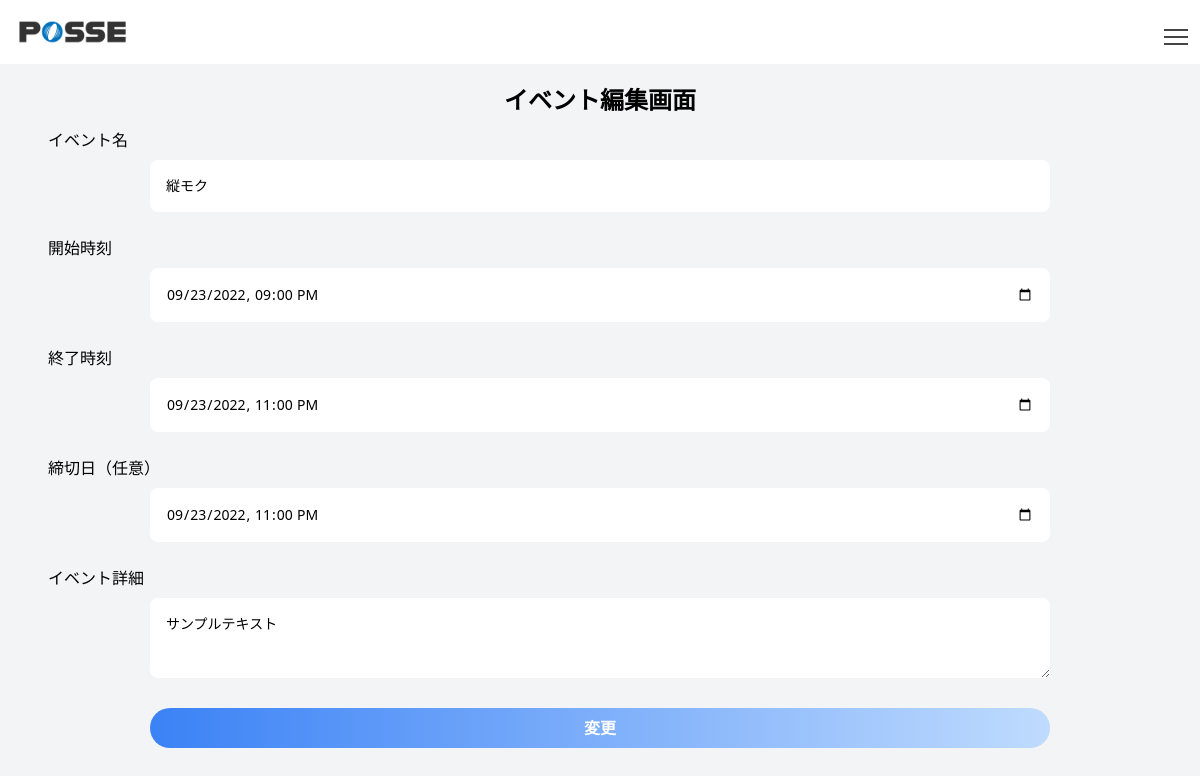
Page /editEvent.php?id=3 on the committed database.
### tables this page shows
CREATE TABLE events (
  id INT AUTO_INCREMENT NOT NULL PRIMARY KEY,
  name VARCHAR(10) NOT NULL,
  start_at DATETIME NOT NULL,
  end_at DATETIME NOT NULL,
  deadline DATETIME NOT NULL,
  detail VARCHAR(255),
  created_at DATETIME DEFAULT CURRENT_TIMESTAMP,
  updated_at DATETIME DEFAULT CURRENT_TIMESTAMP ON UPDATE CURRENT_TIMESTAMP,
  deleted_at DATETIME
);

### src/editEvent.php (the view, shortened to what this page needs)
<?php
require("./dbconnect.php");
if(!empty($_GET['id'])){
$id = $_GET['id'];
$stmt = $db->query("SELECT * FROM events WHERE id = $id");
$event = $stmt -> fetch();
}
?>
<?php include('header.php') ?>
<link rel="stylesheet" href="https://cdn.jsdelivr.net/npm/flatpickr/dist/flatpickr.min.css">
<main class="bg-gray-100 flex justify-center h-screen w-screen">
  <div class="w-full text-center h-full">
    <h1 class="text-2xl font-bold mt-5">イベント編集画面</h1>
    <form action="/editEvent.php" method="post">
    <p class="mt-3 text-left ml-12 mb-2">イベント名</p>
      <input type="text" placeholder="イベント" class="w-3/4 h-15 p-4 text-sm mb-3 rounded-lg" value="<?= $event['name'] ?>" name="edit_name" required>
    <p class="mt-3 text-left ml-12 mb-2">開始時刻</p>
      <input id="edit_start" type="datetime-local" name="edit_start" class="w-3/4 h-15 p-4 text-sm mb-3 rounded-lg" value="<?= $event['start_at'] ?>" name="edit_start" required>
      <p class="mt-3 text-left ml-12 mb-2">終了時刻</p>
      <input id="edit_end" type="datetime-local" name="edit_end" class="w-3/4 h-15 p-4 text-sm mb-3 rounded-lg" value="<?= $event['end_at'] ?>" name="edit_end" required>
      <p class="mt-3 text-left ml-12 mb-2">締切日（任意）</p>
    <input id="edit_limit" type="datetime-local" name="edit_limit" class="w-3/4 h-15 p-4 text-sm mb-3 rounded-lg" value="<?= $event['deadline'] ?>" name="edit_limit" required>
      <p class="mt-3 text-left ml-12 mb-2">イベント詳細</p>
      <textarea name="edit_detail" rows="10" cols="60" class="w-3/4 h-20 p-4 text-sm mb-3 rounded-lg" ><?= $event['detail'] ?></textarea>
    <div class="flex justify-center mb-10">
      <label for="edit_submit" class="mt-3 text-center w-3/4 h-10 bg-gradient-to-r from-blue-500 to-blue-200 rounded-full" required>
        <input id="edit_submit" type="submit" class="bg-transparent text-white font-bold leading-10" value="変更">
      </div>
    </div>
</main>
<?php include('footer.php') ?>

### src/style.css (style rules this page uses)
main { position: relative; display: block; width: 100%; padding: 0; transform: translateX(0px); transition: transform 500ms ease; z-index: 0; }

### rows in the picture
events: edit_name "縦モク", edit_start "09/23/2022 21:00", edit_end "09/23/2022 23:00", edit_limit "09/23/2022 23:00", edit_detail "サンプルテキスト"
